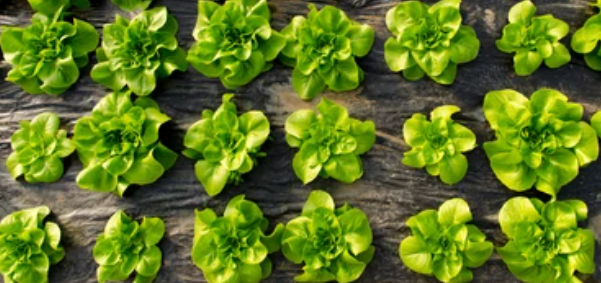
#> input picture Edge Compute/Capture1.png, 601 x 283 px
$ python 'prototype for plant finder.py'   (older library calls are emulated)
#> lines starting #> are read from the running program, lines starting #| are printed output that depends on the picture
### Edge Compute/image_utils.py
import cv2
import numpy as np

def edge_image_to_edge_points_np_list(edge_image):
    edge_point_list=[]
    for i,row in enumerate(edge_image):
        for j,cell in enumerate(row):
            if int(cell)>=128:
                edge_point_list.append([i,j])

    edge_point_list=np.array(edge_point_list)
    return edge_point_list

def detect_edges(filename,thres1=150,thres2=220):
    # Read the original image
#> called with filename = 'Capture1.png', thres1 = 150, thres2 = 220
    img = cv2.imread(filename)
#> img is the input picture: shape (283, 601, 3); mean B, G, R 31.7, 120.1, 96.8
    # Convert to graycsale
    img_gray = cv2.cvtColor(img, cv2.COLOR_BGR2GRAY)
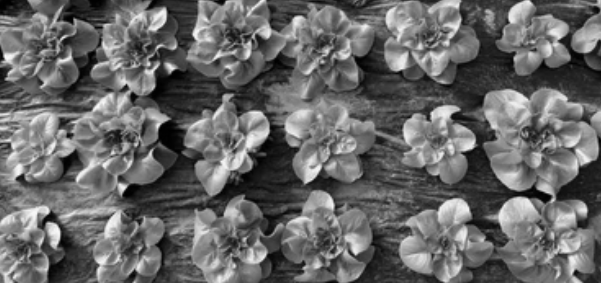
#> img_gray: shape (283, 601); min 0, max 249, mean 103.1
    # Blur the image for better edge detection
    img_blur = cv2.GaussianBlur(img_gray, (3,3), 0)
    # Sobel Edge Detection
    sobelx = cv2.Sobel(src=img_blur, ddepth=cv2.CV_64F, dx=1, dy=0, ksize=5) # Sobel Edge Detection on the X axis
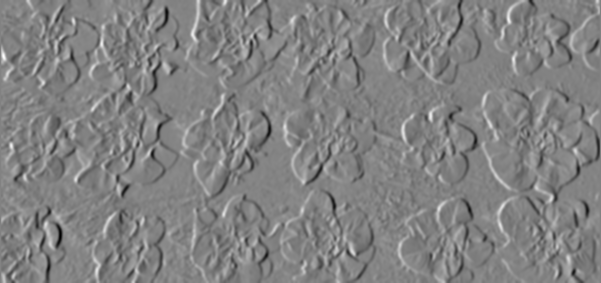
#> sobelx: shape (283, 601) float64; min -7987, max 7635, mean -6.6; drawn with min black and max white
    sobely = cv2.Sobel(src=img_blur, ddepth=cv2.CV_64F, dx=0, dy=1, ksize=5) # Sobel Edge Detection on the Y axis
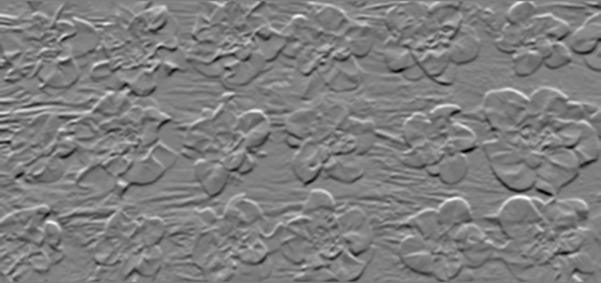
#> sobely: shape (283, 601) float64; min -7005, max 7062, mean 3.9; drawn with min black and max white
    sobelxy = cv2.Sobel(src=img_blur, ddepth=cv2.CV_64F, dx=1, dy=1, ksize=5) # Combined X and Y Sobel Edge Detection
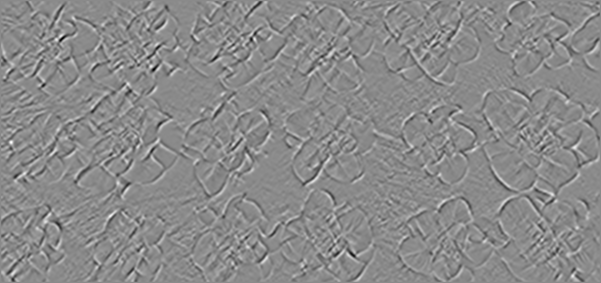
#> sobelxy: shape (283, 601) float64; min -1452, max 1219, mean -0.1; drawn with min black and max white
    # Canny Edge Detection
    edge_image = cv2.Canny(image=img_blur, threshold1=thres1, threshold2=thres2) # Canny Edge Detection
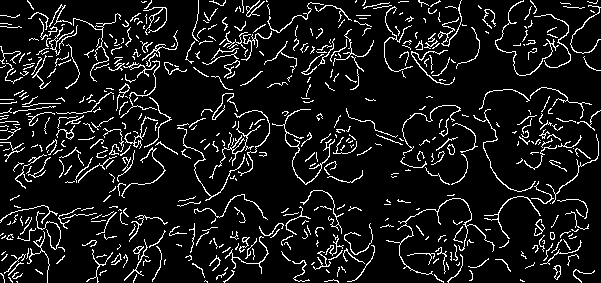
#> edge_image: shape (283, 601); 9.5% white in thin lines or dots
    #experiment
    edge_image_simple=simplify_image(edge_image)
#> in simplify_image, `return cv2.resize(input_image, dsize=(standard_length,int(ratio*standa..`:
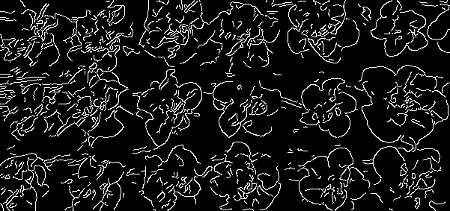
#> returned value: shape (211, 450); min 0, max 255, mean 26
    #img=simplify_image(img)
    # Save filtered result
    cv2.imwrite('edge_detection_result.png', edge_image)
    cv2.destroyAllWindows()
    return img,edge_image,edge_image_simple

def simplify_image(input_image):
    standard_length=450 #increase if results not right amount of plants, decrease for performance
    dimensions = input_image.shape
    #print(dimensions)
    ratio=dimensions[0]/dimensions[1]

    return cv2.resize(input_image, dsize=(standard_length,int(ratio*standard_length)), interpolation=cv2.INTER_CUBIC)

### Edge Compute/clustering_utils.py
from sklearn.cluster import KMeans
import numpy as np
from matplotlib import pyplot as plt
import math


def check_cluster_multitudes(test_cases,edge_point_list):
    wcss = []
    for i in test_cases:
        kmeans = KMeans(n_clusters=i, init='k-means++', max_iter=20, n_init=3, random_state=0)  #increase max_iter and n_init for more accurate error results for elbow graph and elbow finding, decrease for faster 'find errors for test cases' time
        kmeans.fit(edge_point_list)
        wcss.append(kmeans.inertia_)
    return wcss

# [6 lines left out: function plot_cluster_graph, not called in this run]


def find_elbow(wcss,test_cases):
    #basically get wcss, derive once, make abs(),derive again, make abs,find index of maximum, add 1 and you get the elbow index
    diffs=list(map(abs,np.diff(wcss)))
    diffs_log=list(map(math.log,diffs))
    diffs_of_diffs=list(map(abs,np.diff(diffs_log)))
    n=test_cases[diffs_of_diffs.index(max(diffs_of_diffs))+1]  #basically +2 cuse of double derivation and -1 because of list index starting from 0
    #plot_cluster_graph(test_cases[:-2],diffs_of_diffs)

    #print('guessing ',n,' plants in photo')
    return n

def find_centroids(edge_point_list,n):
    kmeans = KMeans(n_clusters=n, init='k-means++', max_iter=80, n_init=6, random_state=0) #increase max_iter and n_init for better clustering , decrease for faster 'find final centroids' time
    kmeans.fit(edge_point_list)
    #print(kmeans.cluster_centers_)

    centers_y=kmeans.cluster_centers_[:,0]
    centers_x=kmeans.cluster_centers_[:,1]
    return centers_x,centers_y


def plot_image_with_centers_lines(img,centers_x,centers_y,_,lines_y):
    plt.imshow(img)
    plt.plot(centers_x,centers_y,'o',color='yellow')
    for line in lines_y:
        p1 = [0, 450]
        p2 = [line, line]
        plt.plot(p1, p2, color="red", linewidth=3)


    plt.savefig('original image with centroids drawn.png')
    plt.show()


def find_lines(test_cases,_,centroids_y): #better use https://stackoverflow.com/questions/33629842/grouping-points-that-represent-lines
    point_list=[]
    centroids_x=[0]*len(centroids_y)
    for point in range(len(centroids_y)):
        point_list.append([centroids_x[point],centroids_y[point]])
    wcss=check_cluster_multitudes(test_cases,point_list)
    lines_multitude=find_elbow(wcss,test_cases)
    print(lines_multitude)
    _,results_y=find_centroids(point_list,lines_multitude)
    return _,results_y

### Edge Compute/prototype for plant finder.py

import time
from clustering_utils import check_cluster_multitudes,find_elbow,find_centroids,plot_cluster_graph,plot_image_with_centers_lines,find_lines
from image_utils import detect_edges,edge_image_to_edge_points_np_list


filename='Capture1.png' #set image to test
t1=time.time()
img,edge_image_good,edge_image_simple=detect_edges(filename,thres1=150,thres2=220) #takes image and 2 thresholding parameters for the edge filter, gives back the original image and the filtered image as cv2 img objects (basically numpy arrays, original image has color, filtered is B&W (no  rgb))
t2=time.time()
edge_point_list_good=edge_image_to_edge_points_np_list(edge_image_good)
#> after the loop in edge_image_to_edge_points_np_list, `for i,row in enumerate(edge_image):`: edge_point_list = 16135 pairs, first value 0 to 282, second value 0 to 600
#> edge_point_list_good has the same summary as edge_point_list in edge_image_to_edge_points_np_list
edge_point_list_simple=edge_image_to_edge_points_np_list(edge_image_simple) #takes filtered image and returns a list of all the white pixels (so any coordinate where part of an edge is present)
#> edge_point_list_simple = 9458 pairs, first value 0 to 210, second value 0 to 449
test_cases=range(16,20) #set the possible cases for plant multitude (the algorithm will check for each number and find the best match, use as smaller range as possible and preferably weighted to the left to improve performance)
t3=time.time()
wcss=check_cluster_multitudes(test_cases,edge_point_list_simple) #gets error list from trying all possible test cases
#> after the loop in check_cluster_multitudes, `for i in test_cases:`: wcss = [7916369.1, 7054313.5, 6275751.8, 6059957.1]
#> wcss = [7916369.1, 7054313.5, 6275751.8, 6059957.1]
#plot_cluster_graph(test_cases, wcss) #plots error list to get idea of elbo graph
t4=time.time()
n=find_elbow(wcss,test_cases) #finds where the elbow occurs in the error graph
#> in find_elbow, `diffs=list(map(abs,np.diff(wcss)))`: diffs = [862055.5, 778561.7, 215794.7]
#> in find_elbow, `diffs_log=list(map(math.log,diffs))`: diffs_log = [13.67, 13.57, 12.28]
#> in find_elbow, `diffs_of_diffs=list(map(abs,np.diff(diffs_log)))`: diffs_of_diffs = [0.102, 1.28]
#> in find_elbow, `n=test_cases[diffs_of_diffs.index(max(diffs_of_diffs))+1]`: n = 18
#> n = 18
t5=time.time()
centers_x,centers_y=find_centroids(edge_point_list_good,n) #gets coordiantes of plant centers after running the algorithm once again for the correct n (could have stored data from the test cases run but one run doesn't cost as much, also this time we use more detail in the execution for optimal results and not just error estimation)
#> in find_centroids, `centers_y=kmeans.cluster_centers_[:,0]`: centers_y = 18 values, max 241.5 at index 0, min 35.26 at index 10, mean 139.9
#> in find_centroids, `centers_x=kmeans.cluster_centers_[:,1]`: centers_x = 18 values, max 553.5 at index 1, min 33.39 at index 8, mean 284.8
t6=time.time()
test_cases=range(1,6)
lines_y,_=find_lines(test_cases,centers_x,centers_y)
#> in find_lines, `centroids_x=[0]*len(centroids_y)`: centroids_x = [0, 0, 0, 0, 0, 0, 0, 0, 0, 0, 0, 0, 0, 0, 0, 0, 0, 0]
#> the loop in find_lines, `for point in range(len(centroids_y)):` made 18 passes
#> after the loop in find_lines, `for point in range(len(centroids_y)):`: point_list = [[0, 241.5], [0, 131.3], [0, 140.5], [0, 135.9], [0, 239.6], [0, 39.99], [0, 241.2], [0, 41.01], [0, 238.2], [0, 236.6], [0, 35.26], [0, 229.4], [0, 45.15], [0, 140.6], [0, 46.66], [0, 144.9], [0, 140], [0, 50.75]]
#> in find_lines, `wcss=check_cluster_multitudes(test_cases,point_list)`: wcss = [114023.4, 27861.8, 361.1, 245.8, 162.6]
#> in find_lines, `lines_multitude=find_elbow(wcss,test_cases)`: lines_multitude = 3
#| 3
#> in find_lines, `_,results_y=find_centroids(point_list,lines_multitude)`: results_y = [0, 0, 0]
#> lines_y = [237.8, 43.13, 138.9]
#print(_)
plot_image_with_centers_lines(img,centers_x,centers_y,_,lines_y) #show image
#> the loop in plot_image_with_centers_lines, `for line in lines_y:` made 3 passes
#> (line, p2) on passes 1 to 3: (237.8, [237.8, 237.8]), (43.13, [43.13, 43.13]), (138.9, [138.9, 138.9])
#> in plot_image_with_centers_lines, `plt.savefig('original image with centroids drawn.png')`:
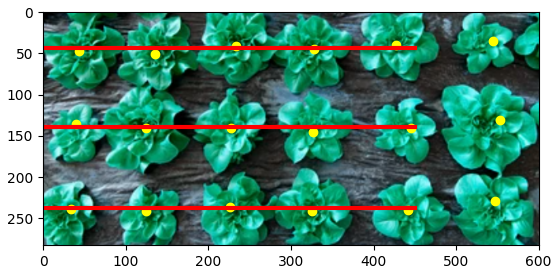
#> figure drawn by matplotlib, 1 panel; B, G, R data is drawn as R, G, B

print('time for edge filter:              ',t2-t1)
print('time to find errors for test cases:',t4-t3)
print('time to find final centroids:      ',t6-t5)
print('time for total run:                ',t6-t1)

$ run again, with Edge Compute/Capture2.png copied over Edge Compute/Capture1.png
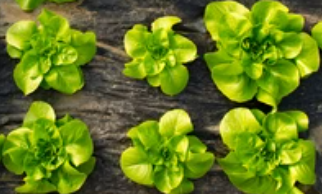
#> input picture Edge Compute/Capture2.png, 322 x 194 px
#> in detect_edges, img is the input picture: shape (194, 322, 3); mean B, G, R 29.3, 124.7, 103.4
#> in detect_edges, `edge_image = cv2.Canny(image=img_blur, threshold1=thres1, threshold2=t..`:
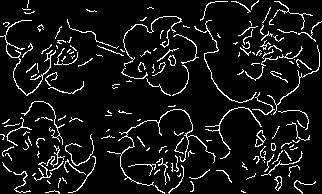
#> edge_image: shape (194, 322); 8.1% white in thin lines or dots
#> after the loop in edge_image_to_edge_points_np_list, `for i,row in enumerate(edge_image):`: edge_point_list = 5065 pairs, first value 0 to 193, second value 0 to 321
#> edge_point_list_good has the same summary as edge_point_list in edge_image_to_edge_points_np_list
#> edge_point_list_simple = 10413 pairs, first value 0 to 270, second value 0 to 449
#> after the loop in check_cluster_multitudes, `for i in test_cases:`: wcss = [10804644.9, 10022394.9, 9573972.2, 8823596.9]
#> diffs = [782250, 448422.6, 750375.3]
#> diffs_log = [13.57, 13.01, 13.53]
#> diffs_of_diffs = [0.556, 0.515]
#> in find_elbow, `n=test_cases[diffs_of_diffs.index(max(diffs_of_diffs))+1]`: n = 17
#> in find_centroids, `centers_y=kmeans.cluster_centers_[:,0]`: centers_y = 17 values, max 171.3 at index 9, min 21.2 at index 4, mean 95.77
#> in find_centroids, `centers_x=kmeans.cluster_centers_[:,1]`: centers_x = 17 values, max 295.2 at index 8, min 18.78 at index 10, mean 167.8
#> centroids_x = [0, 0, 0, 0, 0, 0, 0, 0, 0, 0, 0, 0, 0, 0, 0, 0, 0]
#> the loop in find_lines, `for point in range(len(centroids_y)):` made 17 passes
#> after the loop in find_lines, `for point in range(len(centroids_y)):`: point_list = [[0, 94.95], [0, 97.66], [0, 79.37], [0, 138.4], [0, 21.2], [0, 164.5], [0, 144], [0, 33.74], [0, 66.53], [0, 171.3], [0, 150.3], [0, 123.8], [0, 47.2], [0, 166], [0, 50.16], [0, 37.4], [0, 41.52]]
#> in find_lines, `wcss=check_cluster_multitudes(test_cases,point_list)`: wcss = [44589.7, 8041.2, 2942.9, 1635, 1041.3]
#> lines_multitude = 2
#| 2
#> results_y = [0, 0]
#> lines_y = [151.2, 56.97]
#> the loop in plot_image_with_centers_lines, `for line in lines_y:` made 2 passes
#> (line, p1, p2) on passes 1 to 2: (151.2, [0, 450], [151.2, 151.2]), (56.97, [0, 450], [56.97, 56.97])
#> in plot_image_with_centers_lines, `plt.savefig('original image with centroids drawn.png')`:
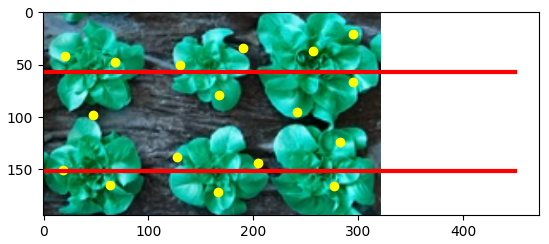
#> figure drawn by matplotlib, 1 panel; B, G, R data is drawn as R, G, B

$ run again, with Edge Compute/Capture3.png copied over Edge Compute/Capture1.png
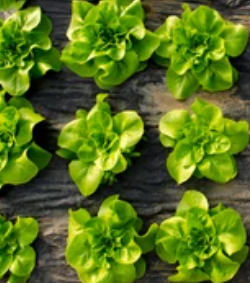
#> input picture Edge Compute/Capture3.png, 250 x 283 px
#> in detect_edges, img is the input picture: shape (283, 250, 3); mean B, G, R 26.9, 115.1, 89.1
#> in detect_edges, `edge_image = cv2.Canny(image=img_blur, threshold1=thres1, threshold2=t..`:
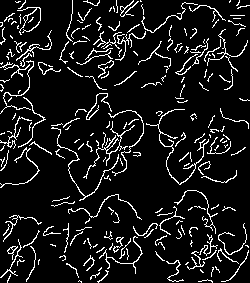
#> edge_image: shape (283, 250); 9.6% white in thin lines or dots
#> after the loop in edge_image_to_edge_points_np_list, `for i,row in enumerate(edge_image):`: edge_point_list = 6812 pairs, first value 0 to 282, second value 0 to 249
#> edge_point_list_good has the same summary as edge_point_list in edge_image_to_edge_points_np_list
#> edge_point_list_simple = 23436 pairs, first value 0 to 508, second value 0 to 449
#> after the loop in check_cluster_multitudes, `for i in test_cases:`: wcss = [46690654.2, 45164878.4, 41872256.4, 39176823.8]
#> diffs = [1525775.8, 3292622, 2695432.7]
#> diffs_log = [14.24, 15.01, 14.81]
#> diffs_of_diffs = [0.769, 0.2]
#> in find_elbow, `n=test_cases[diffs_of_diffs.index(max(diffs_of_diffs))+1]`: n = 17
#> in find_centroids, `centers_y=kmeans.cluster_centers_[:,0]`: centers_y = 17 values, max 255.8 at index 1, min 16.52 at index 8, mean 134.1
#> in find_centroids, `centers_x=kmeans.cluster_centers_[:,1]`: centers_x = 17 values, max 217.3 at index 16, min 20.76 at index 4, mean 124.6
#> centroids_x = [0, 0, 0, 0, 0, 0, 0, 0, 0, 0, 0, 0, 0, 0, 0, 0, 0]
#> the loop in find_lines, `for point in range(len(centroids_y)):` made 17 passes
#> after the loop in find_lines, `for point in range(len(centroids_y)):`: point_list = [[0, 60.69], [0, 255.8], [0, 245.3], [0, 55.96], [0, 76.41], [0, 241.1], [0, 129.1], [0, 144.7], [0, 16.52], [0, 136.9], [0, 253.3], [0, 27.19], [0, 24.22], [0, 192.8], [0, 149.7], [0, 209.4], [0, 61.48]]
#> in find_lines, `wcss=check_cluster_multitudes(test_cases,point_list)`: wcss = [119756.6, 27431.7, 6740.9, 3697.3, 816.7]
#> lines_multitude = 3
#| 3
#> results_y = [0, 0, 0]
#> lines_y = [232.9, 46.07, 140.1]
#> the loop in plot_image_with_centers_lines, `for line in lines_y:` made 3 passes
#> (line, p2) on passes 1 to 3: (232.9, [232.9, 232.9]), (46.07, [46.07, 46.07]), (140.1, [140.1, 140.1])
#> in plot_image_with_centers_lines, `plt.savefig('original image with centroids drawn.png')`:
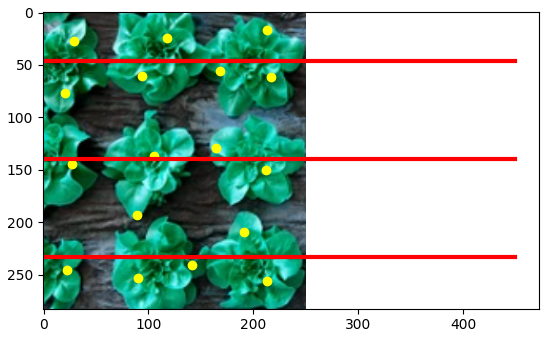
#> figure drawn by matplotlib, 1 panel; B, G, R data is drawn as R, G, B
